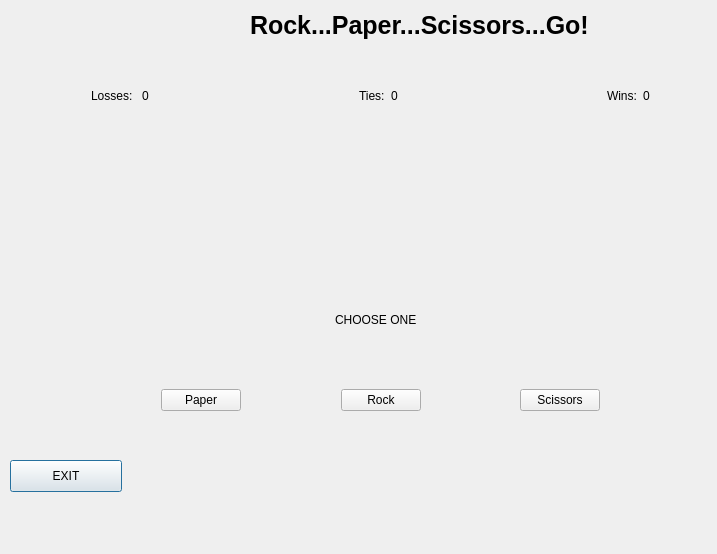
<?xml version="1.0" encoding="UTF-8"?>
<ui version="4.0">
 <class>rockPaperScissorsUI</class>
 <widget class="QDialog" name="rockPaperScissorsUI">
  <property name="geometry">
   <rect>
    <x>0</x>
    <y>0</y>
    <width>717</width>
    <height>554</height>
   </rect>
  </property>
  <property name="windowTitle">
   <string>rockPaperScissorsUI</string>
  </property>
  <property name="styleSheet">
   <string notr="true"/>
  </property>
  <widget class="QPushButton" name="exitButtona">
   <property name="geometry">
    <rect>
     <x>10</x>
     <y>460</y>
     <width>112</width>
     <height>32</height>
    </rect>
   </property>
   <property name="text">
    <string>EXIT</string>
   </property>
  </widget>
  <widget class="QWidget" name="horizontalLayoutWidget_3">
   <property name="geometry">
    <rect>
     <x>290</x>
     <y>280</y>
     <width>172</width>
     <height>80</height>
    </rect>
   </property>
   <layout class="QHBoxLayout" name="horizontalLayout_3">
    <item>
     <spacer name="horizontalSpacer_5">
      <property name="orientation">
       <enum>Qt::Horizontal</enum>
      </property>
      <property name="sizeHint" stdset="0">
       <size>
        <width>40</width>
        <height>20</height>
       </size>
      </property>
     </spacer>
    </item>
    <item>
     <widget class="QLabel" name="label_4">
      <property name="text">
       <string>CHOOSE ONE</string>
      </property>
     </widget>
    </item>
    <item>
     <spacer name="horizontalSpacer_6">
      <property name="orientation">
       <enum>Qt::Horizontal</enum>
      </property>
      <property name="sizeHint" stdset="0">
       <size>
        <width>40</width>
        <height>20</height>
       </size>
      </property>
     </spacer>
    </item>
   </layout>
  </widget>
  <widget class="QWidget" name="horizontalLayoutWidget">
   <property name="geometry">
    <rect>
     <x>80</x>
     <y>60</y>
     <width>581</width>
     <height>71</height>
    </rect>
   </property>
   <layout class="QHBoxLayout" name="horizontalLayout">
    <item>
     <widget class="QLabel" name="label1">
      <property name="text">
       <string>Losses: </string>
      </property>
     </widget>
    </item>
    <item>
     <widget class="QLabel" name="lossesLabel">
      <property name="text">
       <string>0</string>
      </property>
     </widget>
    </item>
    <item>
     <spacer name="horizontalSpacer">
      <property name="orientation">
       <enum>Qt::Horizontal</enum>
      </property>
      <property name="sizeHint" stdset="0">
       <size>
        <width>40</width>
        <height>20</height>
       </size>
      </property>
     </spacer>
    </item>
    <item>
     <widget class="QLabel" name="label2">
      <property name="text">
       <string>Ties:</string>
      </property>
     </widget>
    </item>
    <item>
     <widget class="QLabel" name="tieLabel">
      <property name="text">
       <string>0</string>
      </property>
     </widget>
    </item>
    <item>
     <spacer name="horizontalSpacer_2">
      <property name="orientation">
       <enum>Qt::Horizontal</enum>
      </property>
      <property name="sizeHint" stdset="0">
       <size>
        <width>40</width>
        <height>20</height>
       </size>
      </property>
     </spacer>
    </item>
    <item>
     <widget class="QLabel" name="label3">
      <property name="text">
       <string>Wins:</string>
      </property>
     </widget>
    </item>
    <item>
     <widget class="QLabel" name="winsLabel">
      <property name="text">
       <string>0</string>
      </property>
     </widget>
    </item>
   </layout>
  </widget>
  <widget class="QLabel" name="label_5">
   <property name="geometry">
    <rect>
     <x>250</x>
     <y>10</y>
     <width>361</width>
     <height>31</height>
    </rect>
   </property>
   <property name="font">
    <font>
     <pointsize>19</pointsize>
     <weight>75</weight>
     <bold>true</bold>
    </font>
   </property>
   <property name="text">
    <string>Rock...Paper...Scissors...Go!</string>
   </property>
  </widget>
  <widget class="QWidget" name="horizontalLayoutWidget_2">
   <property name="geometry">
    <rect>
     <x>150</x>
     <y>360</y>
     <width>461</width>
     <height>81</height>
    </rect>
   </property>
   <layout class="QHBoxLayout" name="horizontalLayout_2">
    <item>
     <widget class="QPushButton" name="paperButton">
      <property name="text">
       <string>Paper</string>
      </property>
     </widget>
    </item>
    <item>
     <spacer name="horizontalSpacer_3">
      <property name="orientation">
       <enum>Qt::Horizontal</enum>
      </property>
      <property name="sizeHint" stdset="0">
       <size>
        <width>40</width>
        <height>20</height>
       </size>
      </property>
     </spacer>
    </item>
    <item>
     <widget class="QPushButton" name="rockButton">
      <property name="text">
       <string>Rock</string>
      </property>
     </widget>
    </item>
    <item>
     <spacer name="horizontalSpacer_4">
      <property name="orientation">
       <enum>Qt::Horizontal</enum>
      </property>
      <property name="sizeHint" stdset="0">
       <size>
        <width>40</width>
        <height>20</height>
       </size>
      </property>
     </spacer>
    </item>
    <item>
     <widget class="QPushButton" name="scissorButton">
      <property name="text">
       <string>Scissors</string>
      </property>
     </widget>
    </item>
   </layout>
  </widget>
  <widget class="QLabel" name="rocklabel">
   <property name="geometry">
    <rect>
     <x>260</x>
     <y>140</y>
     <width>241</width>
     <height>41</height>
    </rect>
   </property>
   <property name="text">
    <string/>
   </property>
  </widget>
  <widget class="QLabel" name="paperlabel">
   <property name="geometry">
    <rect>
     <x>270</x>
     <y>190</y>
     <width>221</width>
     <height>41</height>
    </rect>
   </property>
   <property name="text">
    <string/>
   </property>
  </widget>
  <widget class="QLabel" name="scissorlabel">
   <property name="geometry">
    <rect>
     <x>270</x>
     <y>240</y>
     <width>231</width>
     <height>31</height>
    </rect>
   </property>
   <property name="text">
    <string/>
   </property>
  </widget>
 </widget>
 <layoutdefault spacing="6" margin="11"/>
 <resources/>
 <connections/>
</ui>
